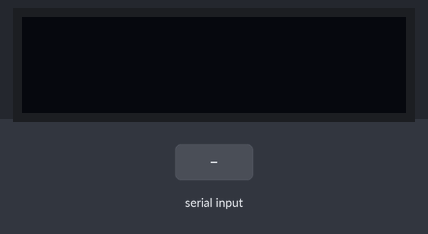
Recording of a sketch running on a simulated Arduino Uno, built with avr-gcc and run on an emulated ATmega328P. On the bench: 128×32 one-colour display. Inputs (shaded band) come from the test bench. The display library's start-up logo is not drawn; what the sketch prints to the serial monitor is not drawn.

Above: at 2.3 s.
2.4 s: "1\n" received over Serial
At 3.6 s:
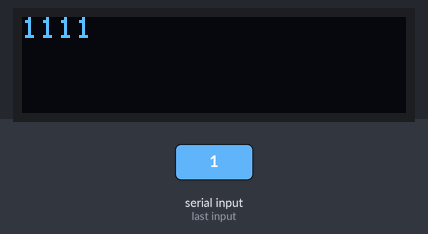
3.9 s: "0\n" received over Serial
At 4.8 s:
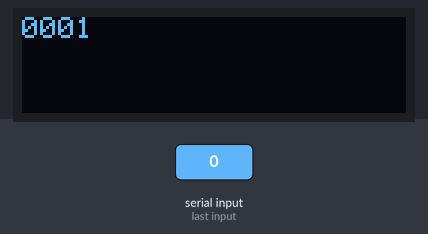
5.4 s: "2\n" received over Serial
At 6.0 s:
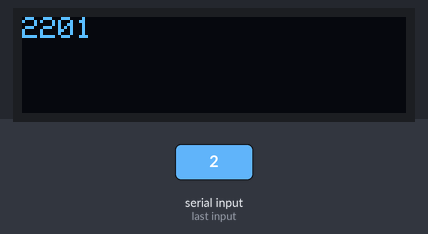
Timing chart, 0 to 8.4 s (numbered marks = the images above; inputs shaded):
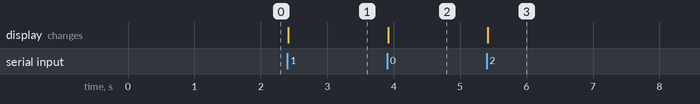

Measured:
- after the input at 2.4 s, the display: changes at once (image 1)
- after the input at 3.9 s, the display: changes at once (image 2)
- after the input at 5.4 s, the display: changes at once (image 3)

The sketch:

DebuggingProbe.ino
```cpp
// Program that reads strings line by line from serial port
// and prints it to an OLED display.

#include <CircularBuffer.h>
#include <SPI.h>
#include <Wire.h>
#include <Adafruit_GFX.h>
#include <Adafruit_SSD1306.h>

#define SCREEN_WIDTH 128 // OLED display width, in pixels
#define SCREEN_HEIGHT 32 // OLED display height, in pixels
#define CHAR_LIM 21      // Max number of characaters per line

// Declaration for an SSD1306 display connected to I2C (SDA, SCL pins)
// The pins for I2C are defined by the Wire-library.
// On an arduino UNO:       A4(SDA), A5(SCL)
// On an arduino MEGA 2560: 20(SDA), 21(SCL)
// On an arduino LEONARDO:   2(SDA),  3(SCL), ...
#define OLED_RESET     4 // Reset pin # (or -1 if sharing Arduino reset pin)
#define SCREEN_ADDRESS 0x3C ///< See datasheet for Address; 0x3D for 128x64, 0x3C for 128x32
Adafruit_SSD1306 display(SCREEN_WIDTH, SCREEN_HEIGHT, &Wire, OLED_RESET);

CircularBuffer<String, 4> buffer;
// The display can show 4 lines at a time, so the circular buffer is hardcoded to four items.

unsigned long time = 0;

#define SAMPLE_PIN A0

char serialbuf[21];

void setup() {

  Serial.begin(115200);      // Set Serial data rate to 115200 bps

  Serial.setTimeout(50);     // Time out in 50 ms

  pinMode(SAMPLE_PIN, INPUT);
  time = millis();           // Time is in milliseconds

  // SSD1306_SWITCHCAPVCC = generate display voltage from 3.3V internally

  if (!display.begin(SSD1306_SWITCHCAPVCC, SCREEN_ADDRESS)) {
    Serial.println(F("SSD1306 allocation failed"));
    for (;;); // Don't proceed, loop forever
  }

  // Show initial display buffer contents on the screen --
  // the library initializes this with an Adafruit splash screen.
  display.display();

  // Clear the display buffer
  display.clearDisplay();

  // Draw a single pixel in white
  // TO BE DELETED:
  // I haven't yet because I don't want touch the code before finding why it's not displaying again.
  // But eventually I want to get rid of all the startup code.
  display.drawPixel(50, 50, SSD1306_WHITE);
  display.drawPixel(10, 10, SSD1306_WHITE);

  display.display();

  display.println(F("Hello, world!"));

  display.clearDisplay();

  display.setTextSize(1);              // Normal 1:1 pixel scale
  display.setTextColor(SSD1306_WHITE); // Draw white text
  display.setCursor(0, 0);             // Start at top-left corner
  display.cp437(true);                 // Use full 256 char 'Code Page 437' font

  // Not all the characters will fit on the display. This is normal.
  // Library will draw what it can and the rest will be clipped.
  for (int16_t i = 0; i < 256; i++) {
    if (i == '\n') display.write(' ');
    else          display.write(i);
  }

  display.display();

  display.clearDisplay();

  display.println(F("Hello, world again!"));

  display.display();

  delay(1000); // Pause for 2 seconds

  display.clearDisplay();


}
// Can print four rows of 21 characters each
// Buffer can contain four strings of 21 character each?


// Initialize String for incoming data from Serial stream
String incomingByte = "";

void loop() {
  // Main code here, to run repeatedly:

  incomingByte = "";
  display.setCursor(0, 0);     // Start at top-left corner

  // If there's information on the serial, commence reading and writing logic
  if (Serial.available() > 0) {
    // Read the incoming byte until the new line:
    incomingByte = Serial.readStringUntil('\n');

    // There are 21 normal characters per line, anything past it cannot be read.
    // Cut the string into the first 21 characters.
    incomingByte = incomingByte.substring(0, 21);

    // Say what you got and push string read into circular buffer:
    buffer.push(incomingByte);

    // Because the display can only print four lines, the buffer has a length of four.
    // When the line is at the character limit, 21, the newline is usually truncated, hence println.
    // Otherwise the string contains the newline character.
    for (int i = 3; i > -1; i--) {
      if (incomingByte.length() == 21)
      {
        display.println(buffer[i]);
      }
      else
      {
        display.print(buffer[i]);
      }
      Serial.println(buffer[i]);
      // Print to serial for debugging purposes

    }

    delay(1);
    display.display();
    // Display the buffer.

    display.clearDisplay();
    // Clear display so there's no overlay.
  }


}

int readline(char *sbuffer, int len) {
    static int pos = 0;
    int rpos;
    int readch;

    if (readch > 0) {
        switch (readch) {
            case '\r': // Ignore CR
                break;
            case '\n': // Return on new line
                rpos = pos;
                pos = 0;  // Reset position index ready for next time
                return rpos;
            case '\0': // Return on EOS
                rpos = pos;
                pos = 0;  // Reset position index ready for next time
                return rpos;
            default:
                if (pos < len-1) {
                    sbuffer[pos++] = readch;
                    sbuffer[pos] = 0;
                }
        }
    }
    return 0;
}
```
